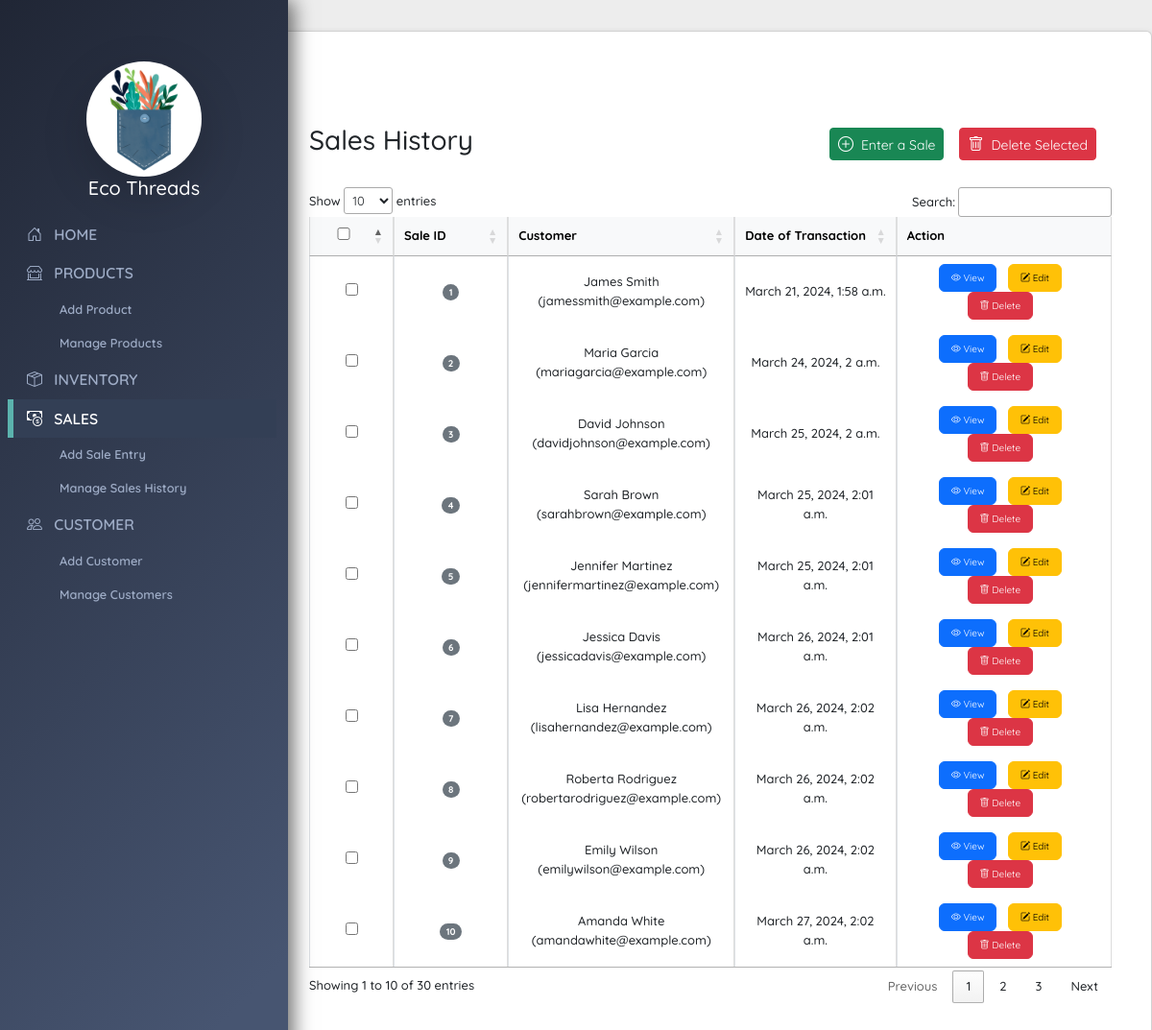
/store/sale/, run on the app's committed database.
### store/models.py (models this page shows, shortened)
class Sale(models.Model):
    customer = models.ForeignKey('Customer', on_delete=models.SET_NULL, null=True)
    date_of_transaction = models.DateTimeField(default=timezone.now)
    total_sale_price = models.DecimalField(max_digits=10, decimal_places=2, default=0.00)

class Customer(models.Model):
    name = models.CharField(max_length=255)
    email = models.EmailField(unique=True)
    phone = models.CharField(max_length=20, blank=True, null=True)  # Allows for optional phone numbers
    def __str__(self):
        return f"{self.name} ({self.email})"

### store/views.py (the view)
# urls.py: path('sale/', sale_list, name='sale_list'),
def sale_list(request):
    sales = Sale.objects.all()
    return render(request, 'store/sale_list.html', {'sales': sales})

### store/templates/store/sale_list.html (shortened to what this page needs)
{% extends 'base.html' %}
{% block head %}
<link rel="stylesheet" href="https://cdn.datatables.net/1.10.20/css/jquery.dataTables.min.css">
<link href="https://cdn.jsdelivr.net/npm/bootstrap@5.3.0/dist/css/bootstrap.min.css" rel="stylesheet">
<link rel="stylesheet" href="/static/styles.css">
{% endblock %}
{% block content %}
<div class="container custom-container">
  <div class="row mb-4">
    <div class="col-md-6">
      <h3>Sales History</h3>
    </div>
    <div class="col-md-6 d-flex justify-content-end align-items-center">
      <a href="{% url 'sale_add' %}" class="btn btn-success me-3 px-2 py-1 btn-sm">
        <i class="bi bi-plus-circle me-2 fs-6"></i>Enter a Sale
      </a>
      <button id="deleteSelected" class="btn btn-danger me-3 px-2 py-1 btn-sm"><i class="bi bi-trash me-2 fs-6"></i>Delete Selected</button>
    </div>
  </div>
  <div class="row">
    <div class="col-lg-12">
      <div class="table-responsive">
        <table id="saleTable" class="table table-bordered table-centered table-nowrap">
          <thead class="table-light text-center">
            <tr>
              <th><input type="checkbox" id="selectAll" style="width: 50px;"></th>
              <th style="width: 100px;">Sale ID</th>
              <th style="width: 200px;">Customer</th>
              <th style="width: 150px;">Date of Transaction</th>
              <th style="width: 250px;">Action</th>
            </tr>
          </thead>
          <tbody>
            {% for sale in sales %}
            <tr>
              <td><input type="checkbox" class="saleCheckbox" value="{{ sale.id }}"></td>
              <td><span class="badge text-bg-secondary rounded-pill">{{ sale.id }}</span></td>
              <td>{{ sale.customer }}</td>
              <td>{{ sale.date_of_transaction }}</td>
              <td>
                <a href="{% url 'sale_detail' sale.id %}" class="btn btn-primary me-2" style="font-size: 10px"><i class="bi bi-eye"></i> View</a>
                <a href="{% url 'sale_edit' sale.id %}" class="btn btn-warning me-2" style="font-size: 10px"><i class="bi bi-pencil-square"></i> Edit</a>
                <a href="{% url 'sale_delete' sale.id %}" class="btn btn-danger me-2" style="font-size: 10px"><i class="bi bi-trash"></i> Delete</a>
              </td>
            </tr>
            {% endfor %}
          </tbody>
        </table>
      </div>
    </div>
  </div>
</div>
{% endblock %}

### store/static/styles.css (style rules this page uses)
body { font-family: 'Quicksand', sans-serif; background-color: #ededed; font-weight: 500; font-size: small; }
.container { max-width: calc(100vw - 300px); margin: auto; padding: 2rem 1rem; }

### store/templates/store/sale_list.html (style rules this page uses)
table th, table td { text-align: center; vertical-align: middle; border-right: 1px solid #ddd; }
#saleTable { width: 100% !important; margin: auto; font-size: small; }
.custom-container { margin-left: 40px; margin-right: 20px; font-size: small; }

### data on the page
Sale: id "1", customer "James Smith (jamessmith@example.com)", date_of_transaction "March 21, 2024, 1:58 a.m."
Sale: id "2", customer "Maria Garcia (mariagarcia@example.com)", date_of_transaction "March 24, 2024, 2 a.m."
Sale: id "3", customer "David Johnson (davidjohnson@example.com)", date_of_transaction "March 25, 2024, 2 a.m."
Sale: id "4", customer "Sarah Brown (sarahbrown@example.com)", date_of_transaction "March 25, 2024, 2:01 a.m."
Sale: id "5", customer "Jennifer Martinez (jennifermartinez@example.com)", date_of_transaction "March 25, 2024, 2:01 a.m."
Sale: id "6", customer "Jessica Davis (jessicadavis@example.com)", date_of_transaction "March 26, 2024, 2:01 a.m."
Sale: id "7", customer "Lisa Hernandez (lisahernandez@example.com)", date_of_transaction "March 26, 2024, 2:02 a.m."
Sale: id "8", customer "Roberta Rodriguez (robertarodriguez@example.com)", date_of_transaction "March 26, 2024, 2:02 a.m."
Sale: id "9", customer "Emily Wilson (emilywilson@example.com)", date_of_transaction "March 26, 2024, 2:02 a.m."
Sale: id "10", customer "Amanda White (amandawhite@example.com)", date_of_transaction "March 27, 2024, 2:02 a.m."
